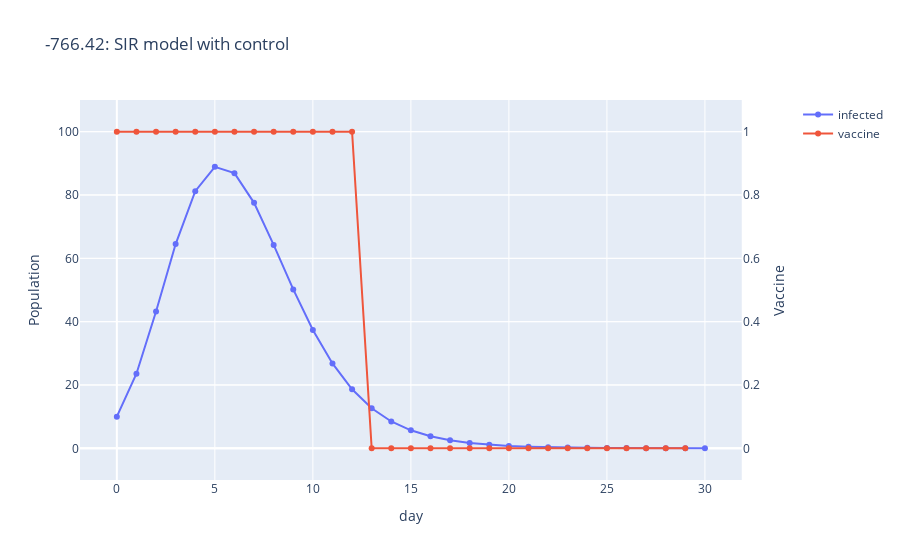

The code cell stored with this chart in its notebook:
### Code cell
fig = make_subplots(specs=[[{"secondary_y": True}]])

fig.add_trace(
    go.Scatter(x=list(range(max_t+1)), y=states2[:,1].flatten(), name="infected",
        mode='lines+markers'),
    secondary_y=False,
)
fig.add_trace(
    go.Scatter(x=list(range(max_t+1)), y=actions2, name="vaccine",
        mode='lines+markers'),
    secondary_y=True,
)

fig.update_layout(
    title_text=f'{reward_sum2:.2f}: SIR model with control'
)

fig.update_xaxes(title_text="day")

fig.update_yaxes(title_text="Population", secondary_y=False)
fig.update_yaxes(title_text="Vaccine", secondary_y=True)
fig.update_yaxes(range = [-10, 110], secondary_y=False)
fig.update_yaxes(range = [-0.1, 1.1], secondary_y=True)

fig.show()

### Figure 1 — Plotly figure (JSON) as saved in the notebook; plotly's stock layout.template omitted (floating-point values rounded to 4 significant figures)
{"data": [{"mode": "lines+markers", "name": "infected", "type": "scatter", "x": [0, 1, 2, 3, 4, 5, 6, 7, 8, 9, 10, 11, 12, 13, 14, 15, 16, 17, 18, 19, 20, 21, 22, 23, 24, 25, 26, 27, 28, 29, 30], "xaxis": "x", "y": [10, 23.56, 43.22, 64.5, 81.2, 88.9, 86.9, 77.52, 64.24, 50.19, 37.39, 26.81, 18.64, 12.64, 8.477, 5.684, 3.811, 2.555, 1.713, 1.149, 0.77, 0.5162, 0.3461, 0.232, 0.1555, 0.1043, 0.0699, 0.04686, 0.03141, 0.02106, 0.01412], "yaxis": "y"}, {"mode": "lines+markers", "name": "vaccine", "type": "scatter", "x": [0, 1, 2, 3, 4, 5, 6, 7, 8, 9, 10, 11, 12, 13, 14, 15, 16, 17, 18, 19, 20, 21, 22, 23, 24, 25, 26, 27, 28, 29, 30], "xaxis": "x", "y": [1, 1, 1, 1, 1, 1, 1, 1, 1, 1, 1, 1, 1, 0, 0, 0, 0, 0, 0, 0, 0, 0, 0, 0, 0, 0, 0, 0, 0, 0], "yaxis": "y2"}], "layout": {"title": {"text": "-766.42: SIR model with control"}, "xaxis": {"anchor": "y", "domain": [0, 0.94], "title": {"text": "day"}}, "yaxis": {"anchor": "x", "domain": [0, 1], "range": [-10, 110], "title": {"text": "Population"}}, "yaxis2": {"anchor": "x", "overlaying": "y", "range": [-0.1, 1.1], "side": "right", "title": {"text": "Vaccine"}}}}
